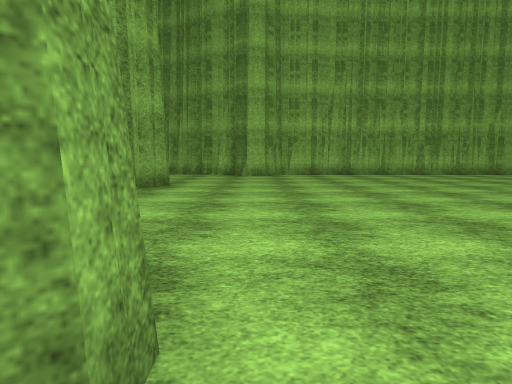
view 1 (above)

17 first-person views from a walk through a Unity game level. The camera is 1.2 m above the floor, tilts 6° down and sees 75° across. The floor is counted in squares, 2 m on a side. Each view is taken from the middle of a square. On the plan, view 1 faces up. The plan holds only what a view shows up to about 10 squares ahead; the rest is blank. The place goes on beyond the plan. Surface patterns are stand-ins for the level's own textures.

view 2
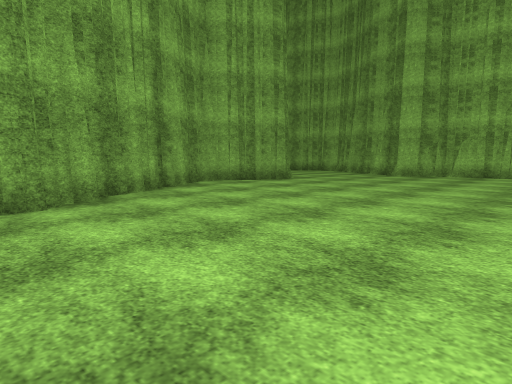

view 3
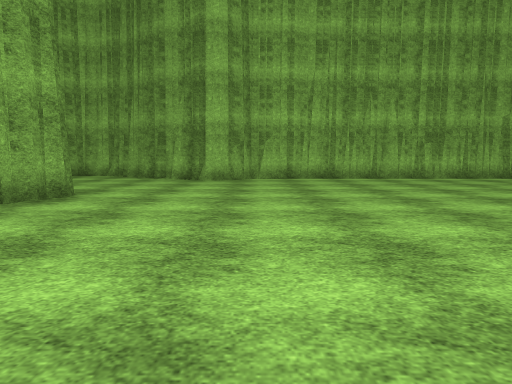

view 4
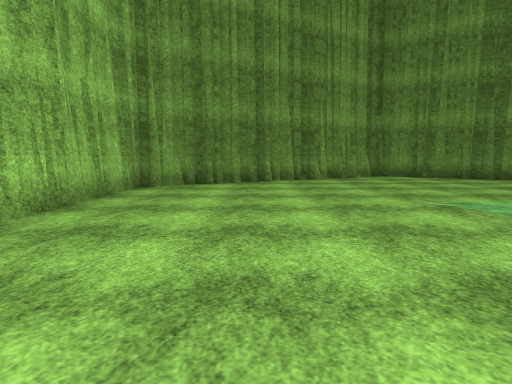

view 5
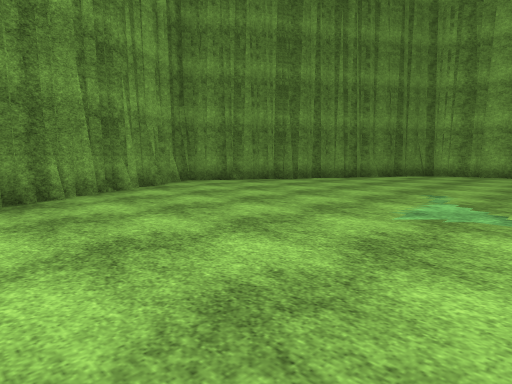

view 6
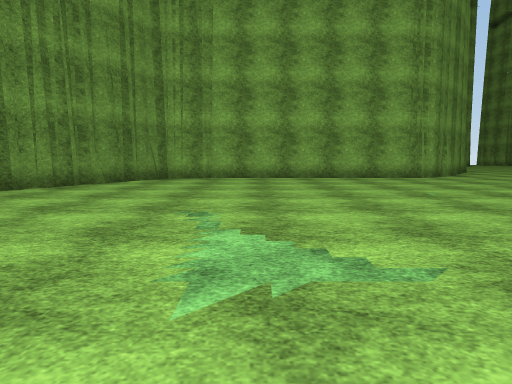

view 7
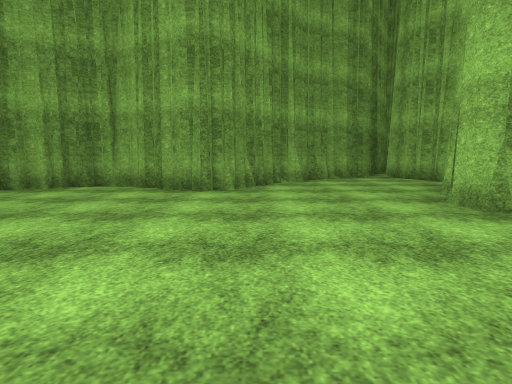

view 8
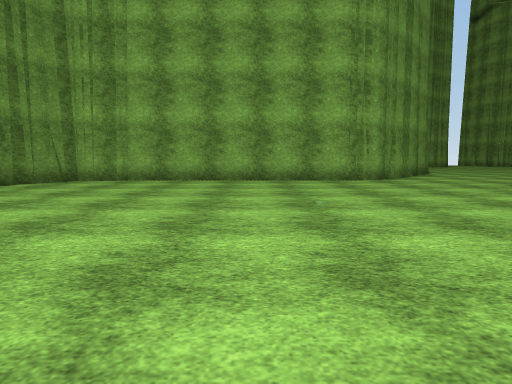

view 9
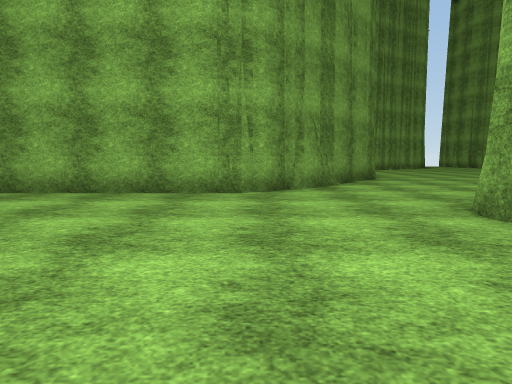

view 10
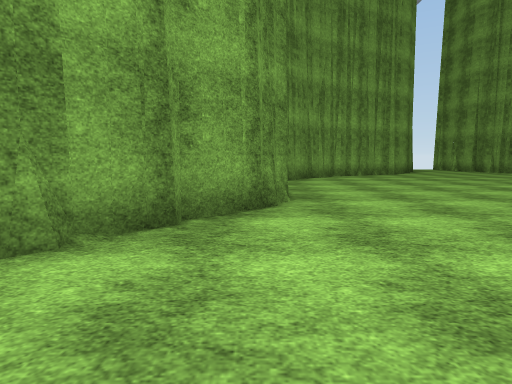

view 11
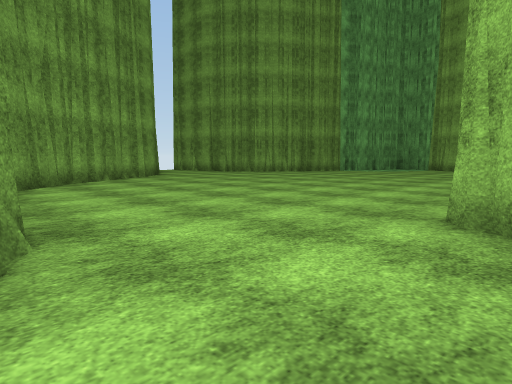

view 12
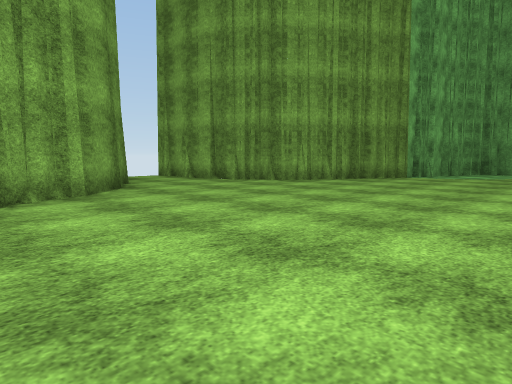

view 13
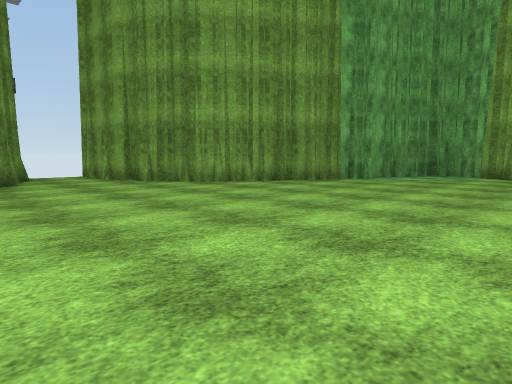

view 14
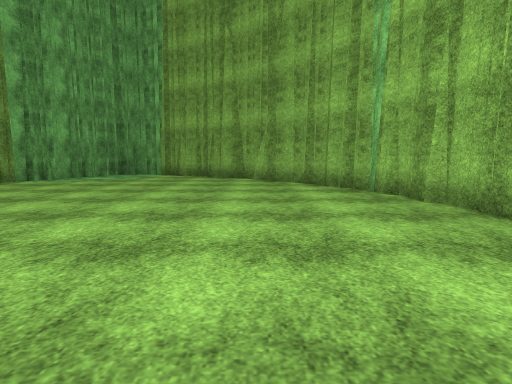

view 15
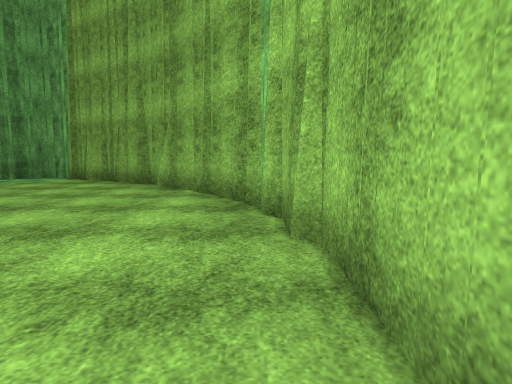

view 16
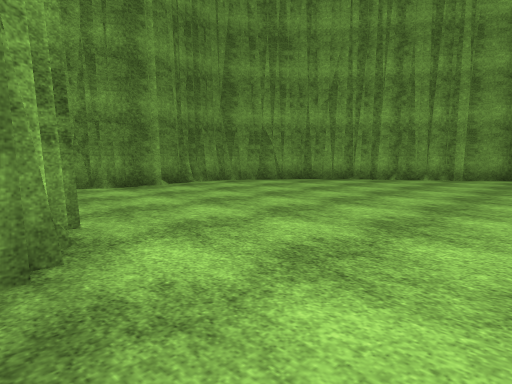

view 17
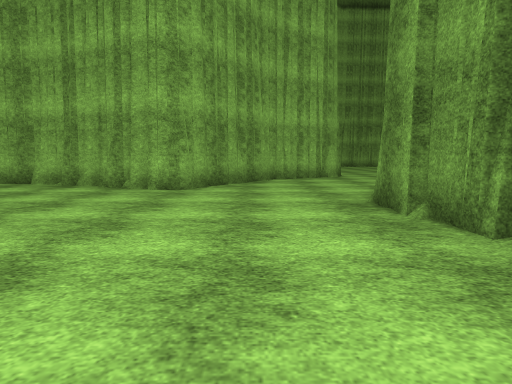

### Floor plan
Key: @ floor where view 1 was taken; # wall or solid block; . floor.
Columns run from 18 left of view 1 to 14 right of it. Each row starts with its distance up from view 1.
 13             ####
 12             #..### ##########
 11             #....###........##
 10             ##...............#
  9              #...............##
  8              ###..............##
  7                ##..............#
  6                #...............##
  5                #................#
  4                #...............##
  3                ##.............##
  2                 #.............#
  1                 ##...........##
  0                ###@..........#
 -1               ##............##
 -2       ######  #.....#########
 -3     ###....####....##
 -4    ##.............##
 -5   ##.............##
 -6  ##..............#
 -7  #...............#
 -8 ##...............#
 -9 #................#
-10 ###.............##
-11   ###..........##
-12     ###.......##
-13       ##....###
-14        ##..##
-15         #..#
-16         #.##
-17         #

Where each view was taken, in squares from view 1:
view 1: 0 up, 0 right, facing up
view 2: 0 up, 4 right, facing up-left
view 3: 2 up, 1 right, facing up
view 4: 9 up, 3 right, facing right
view 5: 10 up, 6 right, facing down-right
view 6: 8 up, 7 right, facing down
view 7: 8 up, 4 right, facing left
view 8: 7 up, 5 right, facing down
view 9: 4 up, 2 right, facing down
view 10: 1 down, 1 left, facing down
view 11: 3 down, 1 left, facing down-left
view 12: 7 down, 4 left, facing down-left
view 13: 6 down, 6 left, facing down-left
view 14: 5 down, 6 left, facing left
view 15: 3 down, 8 left, facing left
view 16: 3 down, 8 left, facing down-right
view 17: 10 down, 3 left, facing up
